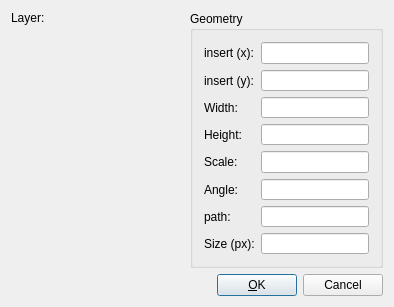
<?xml version="1.0" encoding="UTF-8"?>
<ui version="4.0">
 <class>QG_DlgImage</class>
 <widget class="QDialog" name="QG_DlgImage">
  <property name="geometry">
   <rect>
    <x>0</x>
    <y>0</y>
    <width>394</width>
    <height>307</height>
   </rect>
  </property>
  <property name="sizePolicy">
   <sizepolicy hsizetype="Minimum" vsizetype="Minimum">
    <horstretch>0</horstretch>
    <verstretch>0</verstretch>
   </sizepolicy>
  </property>
  <property name="minimumSize">
   <size>
    <width>300</width>
    <height>190</height>
   </size>
  </property>
  <property name="windowTitle">
   <string>Image</string>
  </property>
  <layout class="QVBoxLayout">
   <item>
    <layout class="QHBoxLayout">
     <item>
      <layout class="QVBoxLayout">
       <item>
        <layout class="QHBoxLayout">
         <item>
          <widget class="QLabel" name="lLayer">
           <property name="sizePolicy">
            <sizepolicy hsizetype="Preferred" vsizetype="Preferred">
             <horstretch>0</horstretch>
             <verstretch>0</verstretch>
            </sizepolicy>
           </property>
           <property name="text">
            <string>Layer:</string>
           </property>
           <property name="wordWrap">
            <bool>false</bool>
           </property>
          </widget>
         </item>
         <item>
          <widget class="QG_LayerBox" name="cbLayer" native="true"/>
         </item>
        </layout>
       </item>
       <item>
        <widget class="QG_WidgetPen" name="wPen" native="true">
         <property name="sizePolicy">
          <sizepolicy hsizetype="MinimumExpanding" vsizetype="MinimumExpanding">
           <horstretch>0</horstretch>
           <verstretch>0</verstretch>
          </sizepolicy>
         </property>
        </widget>
       </item>
      </layout>
     </item>
     <item>
      <widget class="QGroupBox" name="buttonGroup8">
       <property name="enabled">
        <bool>true</bool>
       </property>
       <property name="sizePolicy">
        <sizepolicy hsizetype="Preferred" vsizetype="Preferred">
         <horstretch>0</horstretch>
         <verstretch>0</verstretch>
        </sizepolicy>
       </property>
       <property name="title">
        <string>Geometry</string>
       </property>
       <layout class="QGridLayout">
        <item row="2" column="0">
         <widget class="QLabel" name="lWidth">
          <property name="text">
           <string>Width:</string>
          </property>
         </widget>
        </item>
        <item row="6" column="1">
         <widget class="QLineEdit" name="lePath">
          <property name="minimumSize">
           <size>
            <width>70</width>
            <height>0</height>
           </size>
          </property>
          <property name="readOnly">
           <bool>true</bool>
          </property>
         </widget>
        </item>
        <item row="1" column="1">
         <widget class="QLineEdit" name="leInsertY">
          <property name="minimumSize">
           <size>
            <width>70</width>
            <height>0</height>
           </size>
          </property>
         </widget>
        </item>
        <item row="3" column="0">
         <widget class="QLabel" name="lHeight">
          <property name="text">
           <string>Height:</string>
          </property>
         </widget>
        </item>
        <item row="0" column="0">
         <widget class="QLabel" name="lInsertX">
          <property name="text">
           <string>insert (x):</string>
          </property>
         </widget>
        </item>
        <item row="4" column="0">
         <widget class="QLabel" name="lScale">
          <property name="text">
           <string>Scale:</string>
          </property>
         </widget>
        </item>
        <item row="8" column="0">
         <spacer name="spacer58">
          <property name="orientation">
           <enum>Qt::Vertical</enum>
          </property>
          <property name="sizeType">
           <enum>QSizePolicy::Expanding</enum>
          </property>
          <property name="sizeHint" stdset="0">
           <size>
            <width>20</width>
            <height>20</height>
           </size>
          </property>
         </spacer>
        </item>
        <item row="7" column="1">
         <widget class="QLineEdit" name="leSize">
          <property name="minimumSize">
           <size>
            <width>70</width>
            <height>0</height>
           </size>
          </property>
          <property name="readOnly">
           <bool>true</bool>
          </property>
         </widget>
        </item>
        <item row="7" column="0">
         <widget class="QLabel" name="lSize">
          <property name="text">
           <string>Size (px):</string>
          </property>
         </widget>
        </item>
        <item row="0" column="1">
         <widget class="QLineEdit" name="leInsertX">
          <property name="minimumSize">
           <size>
            <width>70</width>
            <height>0</height>
           </size>
          </property>
         </widget>
        </item>
        <item row="6" column="0">
         <widget class="QLabel" name="lPath">
          <property name="text">
           <string>path:</string>
          </property>
         </widget>
        </item>
        <item row="8" column="1">
         <spacer name="spacer61">
          <property name="orientation">
           <enum>Qt::Vertical</enum>
          </property>
          <property name="sizeType">
           <enum>QSizePolicy::Expanding</enum>
          </property>
          <property name="sizeHint" stdset="0">
           <size>
            <width>20</width>
            <height>20</height>
           </size>
          </property>
         </spacer>
        </item>
        <item row="1" column="0">
         <widget class="QLabel" name="lInsertY">
          <property name="text">
           <string>insert (y):</string>
          </property>
         </widget>
        </item>
        <item row="4" column="1">
         <widget class="QLineEdit" name="leScale">
          <property name="minimumSize">
           <size>
            <width>70</width>
            <height>0</height>
           </size>
          </property>
         </widget>
        </item>
        <item row="5" column="0">
         <widget class="QLabel" name="lAngle">
          <property name="text">
           <string>Angle:</string>
          </property>
         </widget>
        </item>
        <item row="2" column="1">
         <widget class="QLineEdit" name="leWidth">
          <property name="minimumSize">
           <size>
            <width>70</width>
            <height>0</height>
           </size>
          </property>
         </widget>
        </item>
        <item row="3" column="1">
         <widget class="QLineEdit" name="leHeight">
          <property name="minimumSize">
           <size>
            <width>70</width>
            <height>0</height>
           </size>
          </property>
         </widget>
        </item>
        <item row="5" column="1">
         <widget class="QLineEdit" name="leAngle">
          <property name="minimumSize">
           <size>
            <width>70</width>
            <height>0</height>
           </size>
          </property>
         </widget>
        </item>
       </layout>
      </widget>
     </item>
    </layout>
   </item>
   <item>
    <layout class="QHBoxLayout">
     <item>
      <spacer name="spacer">
       <property name="orientation">
        <enum>Qt::Horizontal</enum>
       </property>
       <property name="sizeType">
        <enum>QSizePolicy::Expanding</enum>
       </property>
       <property name="sizeHint" stdset="0">
        <size>
         <width>40</width>
         <height>20</height>
        </size>
       </property>
      </spacer>
     </item>
     <item>
      <widget class="QPushButton" name="bOk">
       <property name="text">
        <string>&amp;OK</string>
       </property>
       <property name="shortcut">
        <string>Alt+O</string>
       </property>
       <property name="default">
        <bool>true</bool>
       </property>
      </widget>
     </item>
     <item>
      <widget class="QPushButton" name="bCancel">
       <property name="text">
        <string>Cancel</string>
       </property>
       <property name="shortcut">
        <string>Esc</string>
       </property>
      </widget>
     </item>
    </layout>
   </item>
  </layout>
 </widget>
 <layoutdefault spacing="6" margin="11"/>
 <customwidgets>
  <customwidget>
   <class>QG_WidgetPen</class>
   <extends>QWidget</extends>
   <header>qg_widgetpen.h</header>
  </customwidget>
  <customwidget>
   <class>QG_LayerBox</class>
   <extends>QWidget</extends>
   <header>qg_layerbox.h</header>
  </customwidget>
 </customwidgets>
 <tabstops>
  <tabstop>bOk</tabstop>
  <tabstop>bCancel</tabstop>
 </tabstops>
 <resources/>
 <connections>
  <connection>
   <sender>bOk</sender>
   <signal>clicked()</signal>
   <receiver>QG_DlgImage</receiver>
   <slot>accept()</slot>
   <hints>
    <hint type="sourcelabel">
     <x>294</x>
     <y>299</y>
    </hint>
    <hint type="destinationlabel">
     <x>20</x>
     <y>20</y>
    </hint>
   </hints>
  </connection>
  <connection>
   <sender>bCancel</sender>
   <signal>clicked()</signal>
   <receiver>QG_DlgImage</receiver>
   <slot>reject()</slot>
   <hints>
    <hint type="sourcelabel">
     <x>341</x>
     <y>299</y>
    </hint>
    <hint type="destinationlabel">
     <x>20</x>
     <y>20</y>
    </hint>
   </hints>
  </connection>
  <connection>
   <sender>leWidth</sender>
   <signal>editingFinished()</signal>
   <receiver>QG_DlgImage</receiver>
   <slot>changeWidth()</slot>
   <hints>
    <hint type="sourcelabel">
     <x>351</x>
     <y>98</y>
    </hint>
    <hint type="destinationlabel">
     <x>157</x>
     <y>277</y>
    </hint>
   </hints>
  </connection>
  <connection>
   <sender>leHeight</sender>
   <signal>editingFinished()</signal>
   <receiver>QG_DlgImage</receiver>
   <slot>changeHeight()</slot>
   <hints>
    <hint type="sourcelabel">
     <x>325</x>
     <y>122</y>
    </hint>
    <hint type="destinationlabel">
     <x>196</x>
     <y>153</y>
    </hint>
   </hints>
  </connection>
  <connection>
   <sender>leScale</sender>
   <signal>editingFinished()</signal>
   <receiver>QG_DlgImage</receiver>
   <slot>changeScale()</slot>
   <hints>
    <hint type="sourcelabel">
     <x>325</x>
     <y>148</y>
    </hint>
    <hint type="destinationlabel">
     <x>196</x>
     <y>153</y>
    </hint>
   </hints>
  </connection>
 </connections>
 <slots>
  <slot>changeWidth()</slot>
  <slot>changeHeight()</slot>
  <slot>changeScale()</slot>
 </slots>
</ui>
